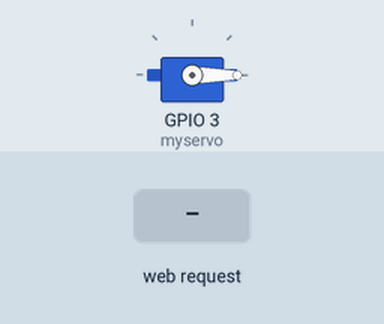
A sketch run on a simulated ESP8266 (NodeMCU). Shown: servo. The inputs (shaded band) are chosen by the test bench. WiFi joins after 1.5 s; servers stay silent unless stated; what the sketch prints to the serial monitor is not drawn.

Above: at 2.7 s.
2.8 s: HTTP request GET /servo?value=120 received
At 3.1 s:
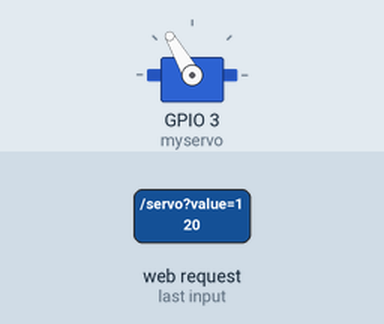
4.3 s: HTTP request GET /servo received
At 5.4 s:
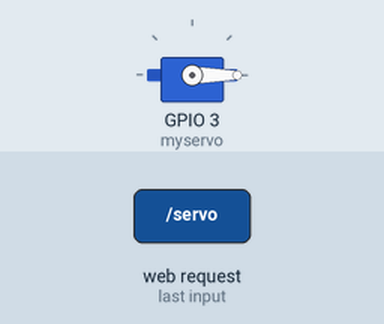
Timing chart, 0 to 7.3 s (numbered marks = the images above; inputs shaded):
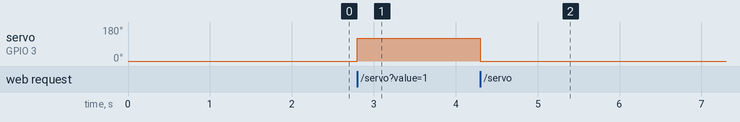

The sketch:

ESP8266-Servo.ino
```cpp
#include <Servo.h>
#include <ESP8266WiFi.h>
#include <ESP8266WebServer.h>

const char* ssid = "hackerspace.sg";
const char* pass = "0xta1l50up";

ESP8266WebServer server(80);

Servo myservo;

void setup(void){
  Serial.begin(115200);
  Serial.println("");

  WiFi.begin(ssid, pass);
  // Wait for connection
  while (WiFi.status() != WL_CONNECTED) {
    delay(500);
    Serial.print(".");
  }

  Serial.println("");
  Serial.print("Connected to ");
  Serial.println(ssid);
  Serial.print("IP address: ");
  Serial.println(WiFi.localIP());

  server.on("/", [](){
    server.send(200, "text/plain", "Open /servo?value=90 to control servo");
  });

  server.on("/servo", [](){
    String sval = server.arg("value");
    int ival = sval.toInt();
    Serial.print("Servo: ");
    Serial.println(ival);
    myservo.write(ival);
    server.send(200, "text/plain", String(ival, DEC));
  });

  server.begin();
  Serial.println("HTTP server started");

  myservo.attach(3);   // Servo attached to D3 pin on ESPresso Lite
  myservo.write(0);
}

void loop(void){
  server.handleClient();
}
```

Measured:
- after the input at 2.8 s, servo on GPIO 3 (myservo): 0° → 120° at once
- after the input at 4.3 s, servo on GPIO 3 (myservo): 120° → 0° at once
